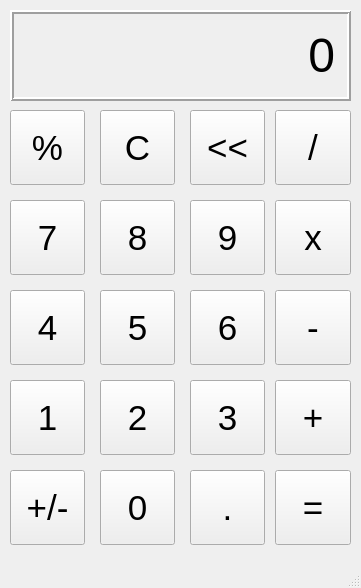
<?xml version="1.0" encoding="UTF-8"?>
<ui version="4.0">
 <class>MainWindow</class>
 <widget class="QMainWindow" name="MainWindow">
  <property name="geometry">
   <rect>
    <x>0</x>
    <y>0</y>
    <width>361</width>
    <height>588</height>
   </rect>
  </property>
  <property name="windowTitle">
   <string>Calculator</string>
  </property>
  <widget class="QWidget" name="centralwidget">
   <widget class="QLabel" name="outputLabel">
    <property name="geometry">
     <rect>
      <x>10</x>
      <y>10</y>
      <width>341</width>
      <height>91</height>
     </rect>
    </property>
    <property name="font">
     <font>
      <pointsize>36</pointsize>
     </font>
    </property>
    <property name="frameShape">
     <enum>QFrame::Box</enum>
    </property>
    <property name="frameShadow">
     <enum>QFrame::Raised</enum>
    </property>
    <property name="lineWidth">
     <number>2</number>
    </property>
    <property name="text">
     <string>0</string>
    </property>
    <property name="alignment">
     <set>Qt::AlignRight|Qt::AlignTrailing|Qt::AlignVCenter</set>
    </property>
    <property name="margin">
     <number>10</number>
    </property>
   </widget>
   <widget class="QPushButton" name="percentButton">
    <property name="geometry">
     <rect>
      <x>10</x>
      <y>110</y>
      <width>75</width>
      <height>75</height>
     </rect>
    </property>
    <property name="font">
     <font>
      <pointsize>26</pointsize>
     </font>
    </property>
    <property name="text">
     <string>%</string>
    </property>
   </widget>
   <widget class="QPushButton" name="cButton">
    <property name="geometry">
     <rect>
      <x>100</x>
      <y>110</y>
      <width>75</width>
      <height>75</height>
     </rect>
    </property>
    <property name="font">
     <font>
      <pointsize>26</pointsize>
     </font>
    </property>
    <property name="text">
     <string>C</string>
    </property>
   </widget>
   <widget class="QPushButton" name="arrowButton">
    <property name="geometry">
     <rect>
      <x>190</x>
      <y>110</y>
      <width>75</width>
      <height>75</height>
     </rect>
    </property>
    <property name="font">
     <font>
      <pointsize>26</pointsize>
     </font>
    </property>
    <property name="text">
     <string>&lt;&lt;</string>
    </property>
   </widget>
   <widget class="QPushButton" name="divideButton">
    <property name="geometry">
     <rect>
      <x>275</x>
      <y>110</y>
      <width>76</width>
      <height>75</height>
     </rect>
    </property>
    <property name="font">
     <font>
      <pointsize>26</pointsize>
     </font>
    </property>
    <property name="text">
     <string>/</string>
    </property>
   </widget>
   <widget class="QPushButton" name="sevenButton">
    <property name="geometry">
     <rect>
      <x>10</x>
      <y>200</y>
      <width>75</width>
      <height>75</height>
     </rect>
    </property>
    <property name="font">
     <font>
      <pointsize>26</pointsize>
     </font>
    </property>
    <property name="text">
     <string>7</string>
    </property>
   </widget>
   <widget class="QPushButton" name="eightButton">
    <property name="geometry">
     <rect>
      <x>100</x>
      <y>200</y>
      <width>75</width>
      <height>75</height>
     </rect>
    </property>
    <property name="font">
     <font>
      <pointsize>26</pointsize>
     </font>
    </property>
    <property name="text">
     <string>8</string>
    </property>
   </widget>
   <widget class="QPushButton" name="multiplyButton">
    <property name="geometry">
     <rect>
      <x>275</x>
      <y>200</y>
      <width>76</width>
      <height>75</height>
     </rect>
    </property>
    <property name="font">
     <font>
      <pointsize>26</pointsize>
     </font>
    </property>
    <property name="text">
     <string>x</string>
    </property>
   </widget>
   <widget class="QPushButton" name="nineButton">
    <property name="geometry">
     <rect>
      <x>190</x>
      <y>200</y>
      <width>75</width>
      <height>75</height>
     </rect>
    </property>
    <property name="font">
     <font>
      <pointsize>26</pointsize>
     </font>
    </property>
    <property name="text">
     <string>9</string>
    </property>
   </widget>
   <widget class="QPushButton" name="fourButton">
    <property name="geometry">
     <rect>
      <x>10</x>
      <y>290</y>
      <width>75</width>
      <height>75</height>
     </rect>
    </property>
    <property name="font">
     <font>
      <pointsize>26</pointsize>
     </font>
    </property>
    <property name="text">
     <string>4</string>
    </property>
   </widget>
   <widget class="QPushButton" name="fiveButton">
    <property name="geometry">
     <rect>
      <x>100</x>
      <y>290</y>
      <width>75</width>
      <height>75</height>
     </rect>
    </property>
    <property name="font">
     <font>
      <pointsize>26</pointsize>
     </font>
    </property>
    <property name="text">
     <string>5</string>
    </property>
   </widget>
   <widget class="QPushButton" name="minusButton">
    <property name="geometry">
     <rect>
      <x>275</x>
      <y>290</y>
      <width>76</width>
      <height>75</height>
     </rect>
    </property>
    <property name="font">
     <font>
      <pointsize>26</pointsize>
     </font>
    </property>
    <property name="text">
     <string>-</string>
    </property>
   </widget>
   <widget class="QPushButton" name="sixButton">
    <property name="geometry">
     <rect>
      <x>190</x>
      <y>290</y>
      <width>75</width>
      <height>75</height>
     </rect>
    </property>
    <property name="font">
     <font>
      <pointsize>26</pointsize>
     </font>
    </property>
    <property name="text">
     <string>6</string>
    </property>
   </widget>
   <widget class="QPushButton" name="oneButton">
    <property name="geometry">
     <rect>
      <x>10</x>
      <y>380</y>
      <width>75</width>
      <height>75</height>
     </rect>
    </property>
    <property name="font">
     <font>
      <pointsize>26</pointsize>
     </font>
    </property>
    <property name="text">
     <string>1</string>
    </property>
   </widget>
   <widget class="QPushButton" name="twoButton">
    <property name="geometry">
     <rect>
      <x>100</x>
      <y>380</y>
      <width>75</width>
      <height>75</height>
     </rect>
    </property>
    <property name="font">
     <font>
      <pointsize>26</pointsize>
     </font>
    </property>
    <property name="text">
     <string>2</string>
    </property>
   </widget>
   <widget class="QPushButton" name="addButton">
    <property name="geometry">
     <rect>
      <x>275</x>
      <y>380</y>
      <width>76</width>
      <height>75</height>
     </rect>
    </property>
    <property name="font">
     <font>
      <pointsize>26</pointsize>
     </font>
    </property>
    <property name="text">
     <string>+</string>
    </property>
   </widget>
   <widget class="QPushButton" name="three">
    <property name="geometry">
     <rect>
      <x>190</x>
      <y>380</y>
      <width>75</width>
      <height>75</height>
     </rect>
    </property>
    <property name="font">
     <font>
      <pointsize>26</pointsize>
     </font>
    </property>
    <property name="text">
     <string>3</string>
    </property>
   </widget>
   <widget class="QPushButton" name="plusminusButton">
    <property name="geometry">
     <rect>
      <x>10</x>
      <y>470</y>
      <width>75</width>
      <height>75</height>
     </rect>
    </property>
    <property name="font">
     <font>
      <pointsize>26</pointsize>
     </font>
    </property>
    <property name="text">
     <string>+/-</string>
    </property>
   </widget>
   <widget class="QPushButton" name="zeroButton">
    <property name="geometry">
     <rect>
      <x>100</x>
      <y>470</y>
      <width>75</width>
      <height>75</height>
     </rect>
    </property>
    <property name="font">
     <font>
      <pointsize>26</pointsize>
     </font>
    </property>
    <property name="text">
     <string>0</string>
    </property>
   </widget>
   <widget class="QPushButton" name="equalButton">
    <property name="geometry">
     <rect>
      <x>275</x>
      <y>470</y>
      <width>76</width>
      <height>75</height>
     </rect>
    </property>
    <property name="font">
     <font>
      <pointsize>26</pointsize>
     </font>
    </property>
    <property name="text">
     <string>=</string>
    </property>
   </widget>
   <widget class="QPushButton" name="decimalButton">
    <property name="geometry">
     <rect>
      <x>190</x>
      <y>470</y>
      <width>75</width>
      <height>75</height>
     </rect>
    </property>
    <property name="font">
     <font>
      <pointsize>26</pointsize>
     </font>
    </property>
    <property name="text">
     <string>.</string>
    </property>
   </widget>
  </widget>
  <widget class="QMenuBar" name="menubar">
   <property name="geometry">
    <rect>
     <x>0</x>
     <y>0</y>
     <width>361</width>
     <height>21</height>
    </rect>
   </property>
  </widget>
  <widget class="QStatusBar" name="statusbar"/>
 </widget>
 <resources/>
 <connections/>
</ui>
